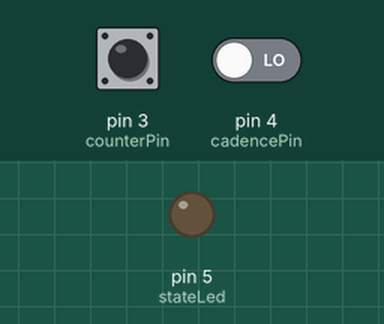
A sketch run on a simulated Arduino Uno, built with avr-gcc and run on an emulated ATmega328P. Shown: output pins drawn as LEDs (lit = HIGH). Dashed ring = blinking. The inputs (shaded band) are chosen by the test bench; at power-on: pin 3 (counterPin) LOW, pin 4 (cadencePin) LOW. What the sketch prints to the serial monitor is not drawn.

Above: at 1.2 s.
1.3 s: pin 3 (counterPin) driven HIGH
At 2.6 s:
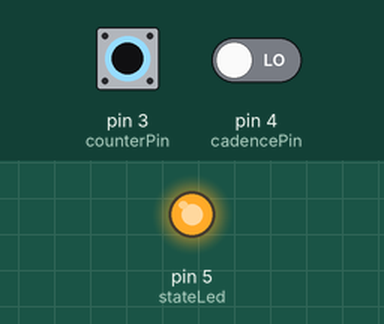
4.3 s: pin 4 (cadencePin) driven LOW
5.8 s: pin 3 (counterPin) pulsed LOW 2 times (0.12 s each, 0.3 s apart)
At 6.01 s:
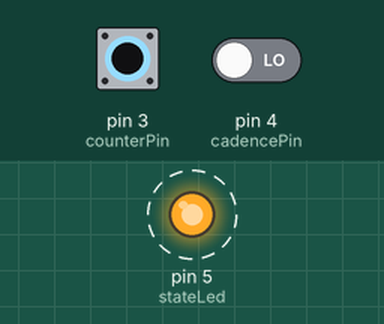
7.9 s: pin 3 (counterPin) driven LOW
At 8.9 s:
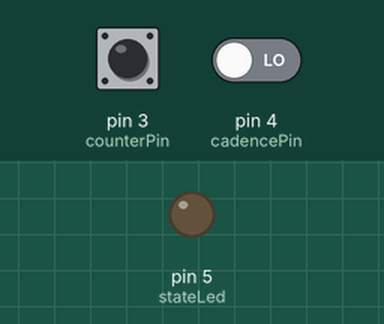
9.4 s: pin 3 (counterPin) driven HIGH and pin 4 (cadencePin) driven HIGH
At 10.0 s:
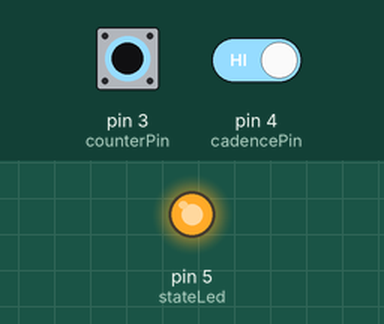
Timing chart, 0 to 11.9 s (numbered marks = the images above; inputs shaded):
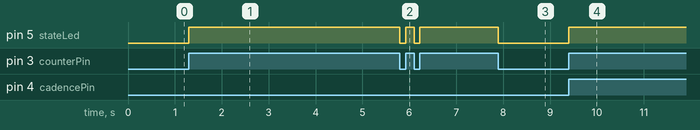

Measured:
- after the input at 1.3 s, pin 5 (stateLed): LOW → HIGH at once
- after the input at 4.3 s, every drawn part: stays the same
- after the input at 5.8 s, pin 5 (stateLed): alternates HIGH for 0.18 s and LOW for 0.12 s, 4 changes in all, then stays HIGH, starting at once
- after the input at 7.9 s, pin 5 (stateLed): HIGH → LOW at once
- after the input at 9.4 s, pin 5 (stateLed): LOW → HIGH at once

The sketch:

bt_counter_hardware.ino
```cpp
const int refreshDelay = 1;
const long cadenceValue = 200000;
const int counterPin = 3;
const int cadencePin = 4;
const int stateLed = 5;

boolean isCounterHigh = false;
boolean isCadenceHigh = false;

long lastCounterTime = 0;

void setup() {
  Serial.begin(115200);

  pinMode(counterPin, INPUT);
  pinMode(cadencePin, INPUT);
  pinMode(stateLed, OUTPUT);

  lastCounterTime = millis();
}

void loop() {
  handleCounter();
  handleCadence();
  delay(refreshDelay);
}

void handleCounter() {
  int counterButtonState = digitalRead(counterPin);
  if (counterButtonState == HIGH && !isCounterHigh) {
    isCounterHigh = true;
    unsigned long diff = calculateDiff();
    writeBytes(diff);
    digitalWrite(stateLed, HIGH);
  } else if (isCounterHigh && counterButtonState == LOW) {
    isCounterHigh = false;
    digitalWrite(stateLed, LOW);
  }
}

void writeBytes(long value) {
  byte buf[4];
  buf[0] = value & 255;
  buf[1] = (value >> 8)  & 255;
  buf[2] = (value >> 16) & 255;
  buf[3] = (value >> 24) & 255;
  Serial.write(buf, sizeof(buf));
}

long calculateDiff() {
  long currentTime = millis();
  long diff = currentTime - lastCounterTime;
  lastCounterTime = currentTime;
  return diff;
}

void handleCadence() {
  int cadenceButtonState = digitalRead(cadencePin);
  if (cadenceButtonState == HIGH && !isCadenceHigh) {
    isCadenceHigh = true;
    writeBytes(cadenceValue);
    digitalWrite(stateLed, HIGH);
  } else if (isCadenceHigh && cadenceButtonState == LOW) {
    isCadenceHigh = false;
    digitalWrite(stateLed, LOW);
  }
}
```
